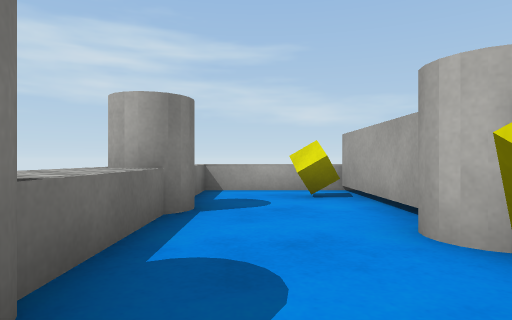
View 1 (above)

13 first-person views from a walk through a Unity game level. The camera is 0.59 m above the floor, looks level and sees 75° across. The floor is counted in squares, 1 m on a side. Each view is taken from the middle of a square. On the plan, view 1 faces up. The plan holds only what a view shows up to about 9 squares ahead; the rest is blank. The place goes on beyond the plan. The player character is not drawn. Surface patterns are stand-ins for the level's own textures.

View 2
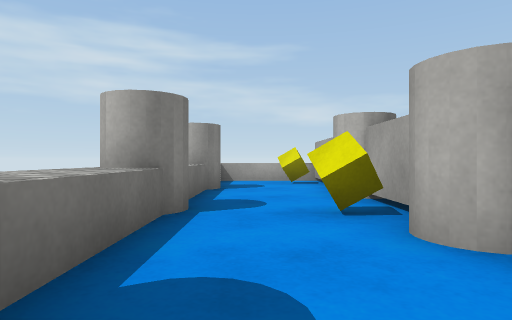

View 3
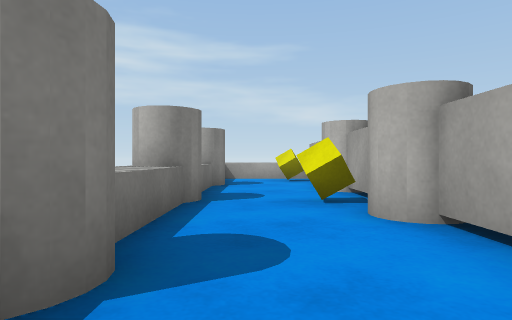

View 4
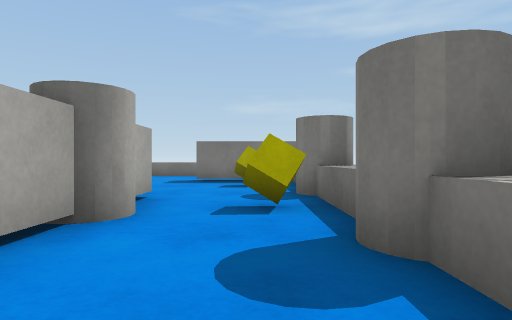

View 5
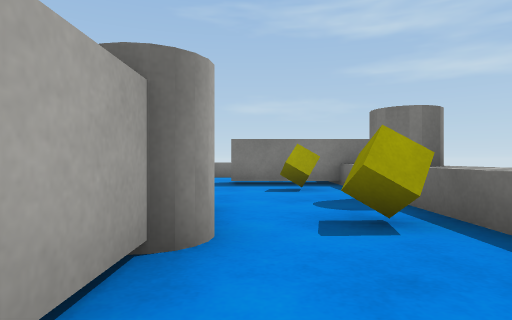

View 6
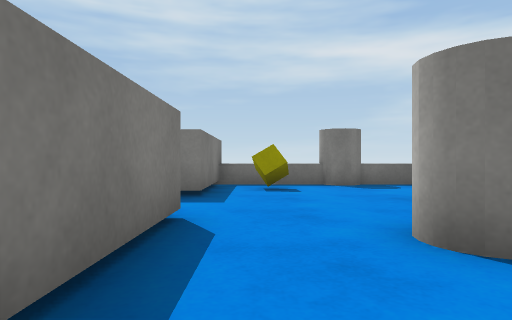

View 7
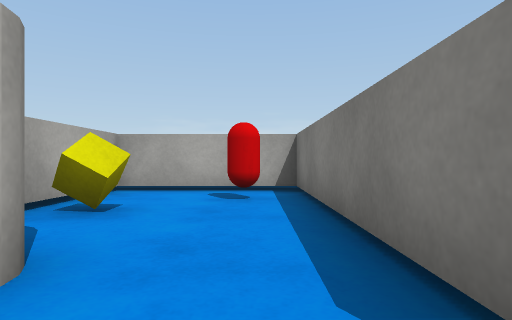

View 8
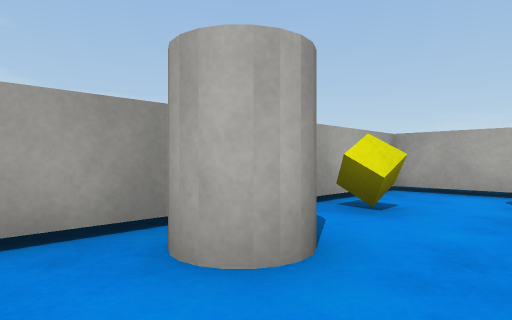

View 9
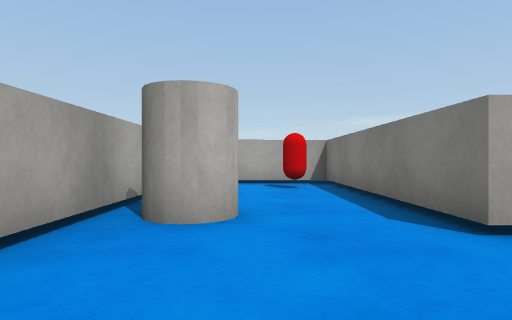

View 10
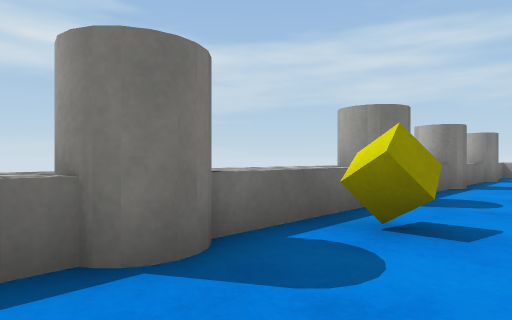

View 11
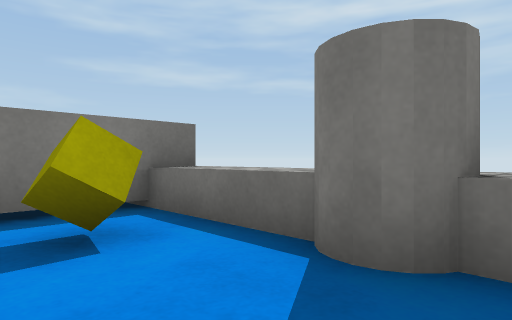

View 12
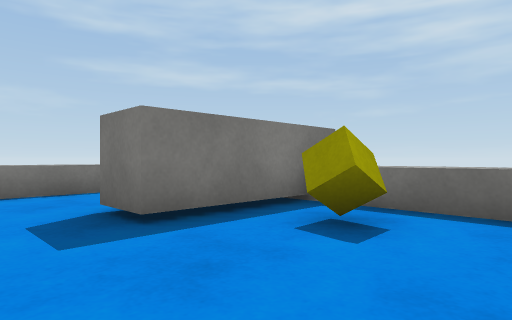

View 13
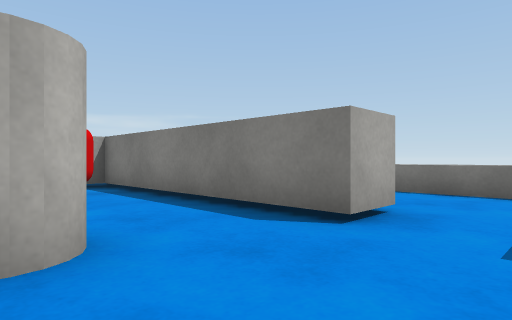

### Floor plan
Key: @ floor where view 1 was taken; # wall or solid block; . floor; ^ raised ledge; C yellow cube; Y cylinder; R red capsule.
Columns run from 2 left of view 1 to 10 right of it. Each row starts with its distance up from view 1.
  7  ^^^^
  6  ^..#
  5  ^.C#
  4 ^Y..#
  3 ^^..Y
  2 ^^..#
  1 ^Y..#
  0 ^^@CY
 -1 ^^..#
 -2 ^Y..#
 -3 ^Y..#
 -4 ^C..Y
 -5 ^^..#########
 -6 ^Y....YY.C..#
 -7 ^^.....Y....#
 -8 ^^C.......R.#
 -9 ^###..#######
-10    #..#
-11    ....
-12    ....
-13    ^^^^^

Positions as (right, up) in squares from view 1, and headings:
1: (0, 0), facing up
2: (0, -3), facing up
3: (0, -4), facing up
4: (0, 0), facing down
5: (1, -1), facing down
6: (7, -8), facing left
7: (3, -8), facing right
8: (3, -8), facing up-right
9: (1, -7), facing right
10: (1, -7), facing up-left
11: (1, -5), facing down-left
12: (3, -6), facing down-left
13: (2, -6), facing down-right
